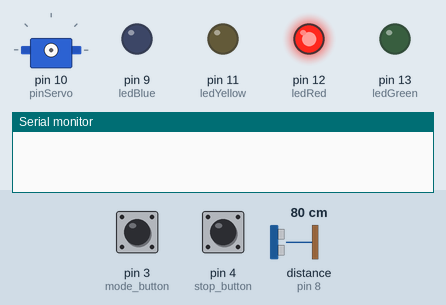
A sketch run on a simulated Arduino Uno, built with avr-gcc and run on an emulated ATmega328P. Parts: servo, output pins drawn as LEDs (lit = HIGH), the last lines printed to the serial monitor. Wiring (inferred from the names in the program): servo: signal pin 10. Inputs (shaded band) come from the test bench; at power-on: pin 4 (stop_button) HIGH, pin 3 (mode_button) HIGH, distance to the obstacle (sensor on pin 8) 80 cm. The echo pulse lasts 58.3 µs per cm; servo pulses on a pin are drawn as a servo (544–2400 µs = 0–180°); pins used as bus, display or sensor lines are not drawn.

Above: at 1.2 s.
1.3 s: pin 4 (stop_button) pulled LOW for 0.15 s
At 2.2 s:
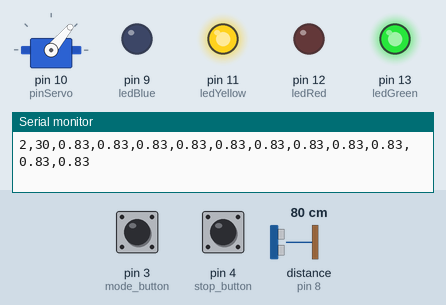
4.4 s: pin 3 (mode_button) pulled LOW for 0.15 s
At 5.2 s:
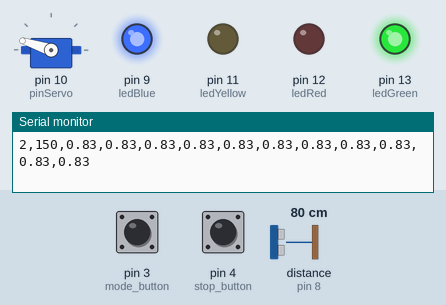
7.4 s: pin 4 (stop_button) pulled LOW for 1 s
At 9.6 s:
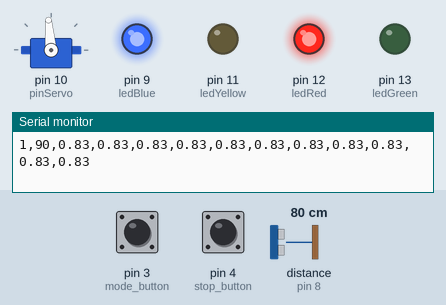
9.9 s: pin 4 (stop_button) pulled LOW for 0.15 s
At 12.9 s:
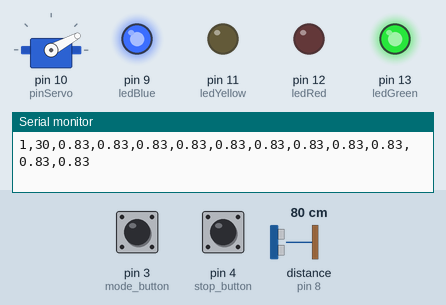
13.0 s: pin 3 (mode_button) pulled LOW for 0.15 s
At 14.9 s:
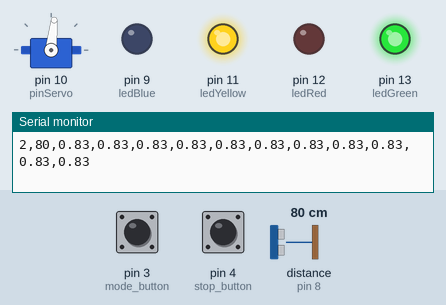
16.1 s: pin 4 (stop_button) pulled LOW for 3.2 s
At 20.1 s:
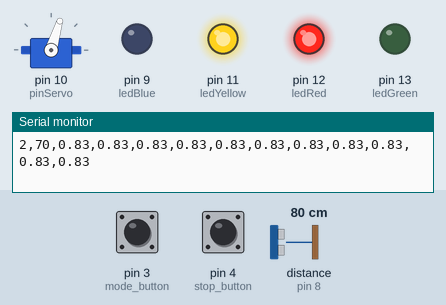
Timing chart, 0 to 21.6 s (numbered marks = the images above; inputs shaded):
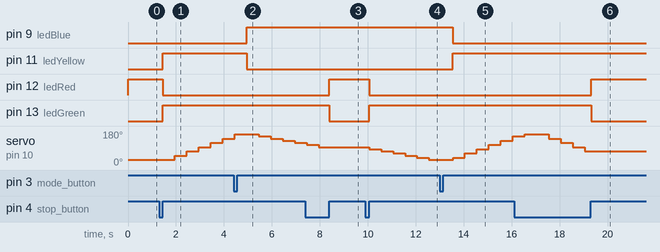

Measured:
- after the input at 1.3 s, pin 11 (ledYellow), pin 13 (ledGreen): LOW → HIGH after 0.15 s; pin 12 (ledRed): HIGH → LOW after 0.15 s; servo on pin 10 (pinServo): moves from 28° to 140° over 2.0 s, starting after 0.65 s
- after the input at 4.4 s, pin 9 (ledBlue): LOW → HIGH after 0.55 s; pin 11 (ledYellow): HIGH → LOW after 0.55 s
- after the input at 7.4 s, pin 12 (ledRed): LOW → HIGH after 1.0 s; pin 13 (ledGreen): HIGH → LOW after 1.0 s; servo on pin 10 (pinServo): goes on until 8.0 s, then stays 95°
- after the input at 9.9 s, pin 12 (ledRed): HIGH → LOW after 0.15 s; pin 13 (ledGreen): LOW → HIGH after 0.15 s; servo on pin 10 (pinServo): moves from 95° to 28° over 2.5 s, starting after 0.15 s
- after the input at 13.0 s, pin 9 (ledBlue): HIGH → LOW after 0.55 s; pin 11 (ledYellow): LOW → HIGH after 0.55 s
- after the input at 16.1 s, pin 12 (ledRed): LOW → HIGH after 3.2 s; pin 13 (ledGreen): HIGH → LOW after 3.2 s

The sketch:

ESI_presentaion.ino
```cpp
/* --------------------------------------------------------------------------
   Ultrasonic Rangefinder + Servo Scanner (Arduino)

   Description:
   - Controls a servo to sweep an HC-SR04 from a start angle to an end angle and back.
   - At each angle, takes N distance readings (configurable), applies calibration,
     and outputs 10 raw slots + 1 mean for plotting.

   Modes (via hardware button):
   - currentMode = 0 -> "MODE 1": step = 10°
   - currentMode = 1 -> "MODE 2": step = 20°

   Output Format (Serial per line):
   mode, angle, r1, r2, ... , r10, mean   (meters)
-------------------------------------------------------------------------- */

const uint8_t trig_pin     = 7;   // Trigger pin for ultrasonic sensor
const uint8_t echo_pin     = 8;   // Echo pin for ultrasonic sensor
const uint8_t pinServo     = 10;  // Servo control pin
const uint8_t stop_button  = 4;   // Emergency stop button
const uint8_t mode_button  = 3;   // Mode toggle button
const uint8_t ledGreen = 13;
const uint8_t ledRed = 12;
const uint8_t ledYellow = 11;
const uint8_t ledBlue = 9;

const int startAngle = 30;        // Sweep start angle (deg)
const int endAngle   = 150;       // Sweep end angle (deg)

int incrementAngle       = 10;    // Angle step size (deg), updated by mode
const int samplesPerAngle = 10;   // Number of distance samples per angle

bool emergency_stop   = false;    // Emergency stop flag
int  currentMode      = 0;        // 0 = Mode 1, 1 = Mode 2

// Flags for button edge detection
bool stop_WasPressed  = false;
bool mode_WasPressed  = false;

int stop_buttonstate  = 0;        // Current stop button state
int mode_buttonstate  = 0;        // Current mode button state

/* ---------------- Ultrasonic Sensor ---------------- */
// Send a 10 µs trigger pulse to the ultrasonic sensor
void sendTrig() {
  digitalWrite(trig_pin, LOW);
  digitalWrite(trig_pin, HIGH);
  delayMicroseconds(10);
  digitalWrite(trig_pin, LOW);
}

// Measure echo pulse duration (µs) with timeout
unsigned long measureEcho(unsigned long timeout_us = 30000UL) {
  sendTrig();
  return pulseIn(echo_pin, HIGH, timeout_us);
}

// Convert echo time to one-way distance in cm; return NAN if timeout
float readDistanceCm() {
  unsigned long echo = measureEcho();
  if (echo == 0) return NAN;
  return echo * 0.0343f * 0.5f;  // speed of sound conversion
}

// Apply linear calibration (cm -> meters)
float sensorCalibration(float meas_cm){
  return (1.049396f * meas_cm - 0.673890f) / 100.0f;
}

/* ---------------- Servo Control ---------------- */
// Map angle (0..180) to pulse width (500..2500 µs)
int usFromAngleCalibrated(float angle_deg) {
  float pulse = (angle_deg + 41.808966f) / 0.086807f;
  return (int)pulse;
}

// Send one 20 ms servo frame with HIGH duration = t_high_us
void servoPulse(int t_high_us) {
  const int T = 20000; // 20 ms period
  digitalWrite(pinServo, HIGH);
  delayMicroseconds(t_high_us);
  digitalWrite(pinServo, LOW);
  delayMicroseconds(T - t_high_us);
}

// Move servo to a given angle by sending one pulse frame
void setServoAngle(int angle_deg) {
  int us = usFromAngleCalibrated(angle_deg);
  servoPulse(us);
}

/* ---------------- Scanning & Data ---------------- */
// Collect distance samples at a given angle
// Fill up to 10 raw readings, mean stored at slot 11 (index 10)
void scanAtAngle(int angle_deg, float out[11]) {
  for (int i = 0; i < 11; ++i) out[i] = 0; // reset buffer

  setServoAngle(angle_deg);
  delay(10); // allow servo to settle

  int cnt = 0;
  float sum = 0.0f;

  int n = samplesPerAngle;
  if (n > 10) n = 10; // only 10 raw slots available

  for (int i = 0; i < n; ++i) {
    float d_m = sensorCalibration(readDistanceCm());
    out[i] = d_m;  // store raw reading
    if (isfinite(d_m) && d_m > 0.0f) {
      sum += d_m;
      cnt++;
    }
    delay(20); // spacing between measurements
  }
  out[10] = (cnt > 0) ? (sum / cnt) : NAN; // average
}

// Send one formatted scan result line over Serial
void sendAngleBlock(int angle_deg, const float a[11], int currentMode) {
  Serial.print(!currentMode ? 1 : 2); // mode identifier
  Serial.print(',');
  Serial.print(angle_deg);
  for (int i = 0; i < 11; i++) {
    Serial.print(',');
    Serial.print(a[i], 2);
  }
  Serial.println();
}

/* ---------------- Mode Control ---------------- */
// Check stop button; toggle emergency_stop on rising edge
void stop_checkButton() {
  stop_buttonstate = digitalRead(stop_button);
  if (!stop_WasPressed && (stop_buttonstate == HIGH)) {
    stop_WasPressed = true;
    emergency_stop  = !emergency_stop;
  }
  if (stop_buttonstate == LOW) {
    stop_WasPressed = false;
  }
}

// Stop all outputs immediately
void stop_all(){
  digitalWrite(trig_pin, LOW);
  digitalWrite(pinServo, LOW);
  digitalWrite(ledRed, HIGH);
  digitalWrite(ledGreen, LOW);
}

// Check mode button; toggle currentMode on rising edge
void mode_checkButton() {
  mode_buttonstate = digitalRead(mode_button);
  if (!mode_WasPressed && (mode_buttonstate == HIGH)) {
    mode_WasPressed = true;
    currentMode = !currentMode; // toggle mode
  }
  if (mode_buttonstate == LOW) {
    mode_WasPressed = false;
  }
}

/* ---------------- Setup ---------------- */
void setup() {
  pinMode(trig_pin, OUTPUT);
  pinMode(echo_pin, INPUT);
  pinMode(pinServo, OUTPUT);
  pinMode(stop_button, INPUT);
  pinMode(mode_button, INPUT);
  pinMode(ledGreen, OUTPUT);
  pinMode(ledRed, OUTPUT);
  pinMode(ledYellow, OUTPUT);
  pinMode(ledBlue, OUTPUT);

  digitalWrite(trig_pin, LOW);
  digitalWrite(pinServo, LOW);
  Serial.begin(9600);

}


unsigned long lastStepTime = 0;
const unsigned long stepInterval = 500; // ms

void loop() {
  stop_checkButton();
  mode_checkButton();
  incrementAngle = (!currentMode ? 10 : 20);

  static int ang = startAngle;
  static int direction = 1;           // 1 = forward, -1 = backward
  static bool repeatBoundary = false; // track whether we need to repeat
  static bool firstCycle = true;      // startup flag

  if (!emergency_stop) {
    digitalWrite(ledGreen, HIGH);
    digitalWrite(ledRed, LOW);
    if (millis() - lastStepTime >= stepInterval) {
      lastStepTime = millis();
      if (currentMode){
        digitalWrite(ledYellow, HIGH);
        digitalWrite(ledBlue, LOW);
      } else {
        digitalWrite(ledYellow, LOW);
        digitalWrite(ledBlue, HIGH);
      }
      float buf[11];
      scanAtAngle(ang, buf);
      sendAngleBlock(ang, buf, currentMode);

      if (ang == startAngle || ang == endAngle) {
        if (firstCycle) {
          firstCycle = false;
        }
        else if (!repeatBoundary) {
          repeatBoundary = true;
          return;
        }
        else {
          repeatBoundary = false;
          direction = -direction;
        }
      }
      ang += direction * incrementAngle;

      if (ang < startAngle) ang = startAngle;
      if (ang > endAngle)   ang = endAngle;
    }
  } else {
    stop_all();
  }
}
```
